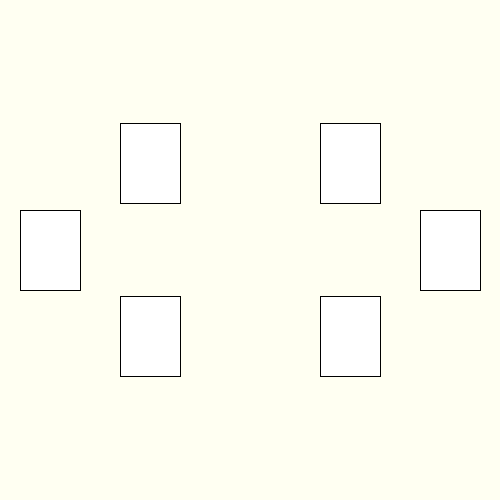
Frame 1 (no input)
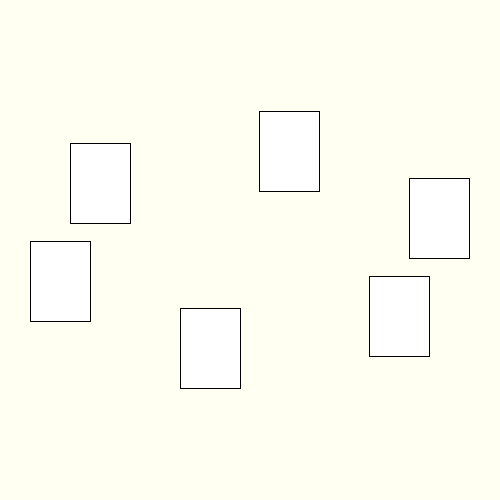
Frame 60 (the mouse pressed at the canvas centre just before this capture)
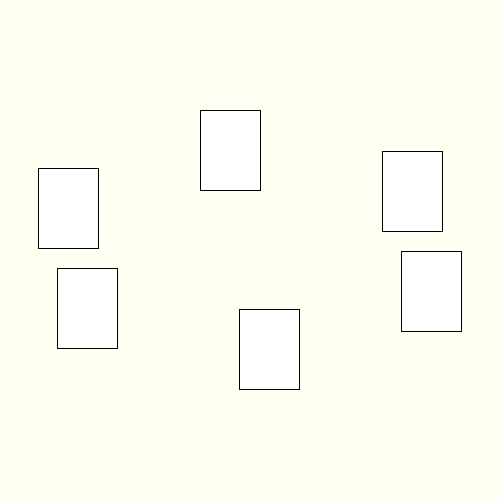
Frame 120 (the mouse held since frame 60 and released just before this capture)

The Processing sketch that drew these frames (run headless with seeded random() and noise(); from frame 60 on, the mouse is pressed at the canvas centre):

// Processing sketch: week12_1
// ── week12_1.pde
//week12-1 好玩的程式設計 三角函數
void setup(){
  size(500,500);
}
float a=0;
void draw(){
  //float x=250+cos(a)*200,y=250+sin(a)*200;
  //ellipse(x,y,10,10);
  background(#FFFFF2);
  for(int i=0;i<6;i++){
    float x=250+cos(a+i*PI/3)*200,y=250+sin(a+i*PI/3)*100;
    //ellipse(x,y,10,10);
    rect(x-30,y-40,60,80);
  }
  a+=0.03;
}
